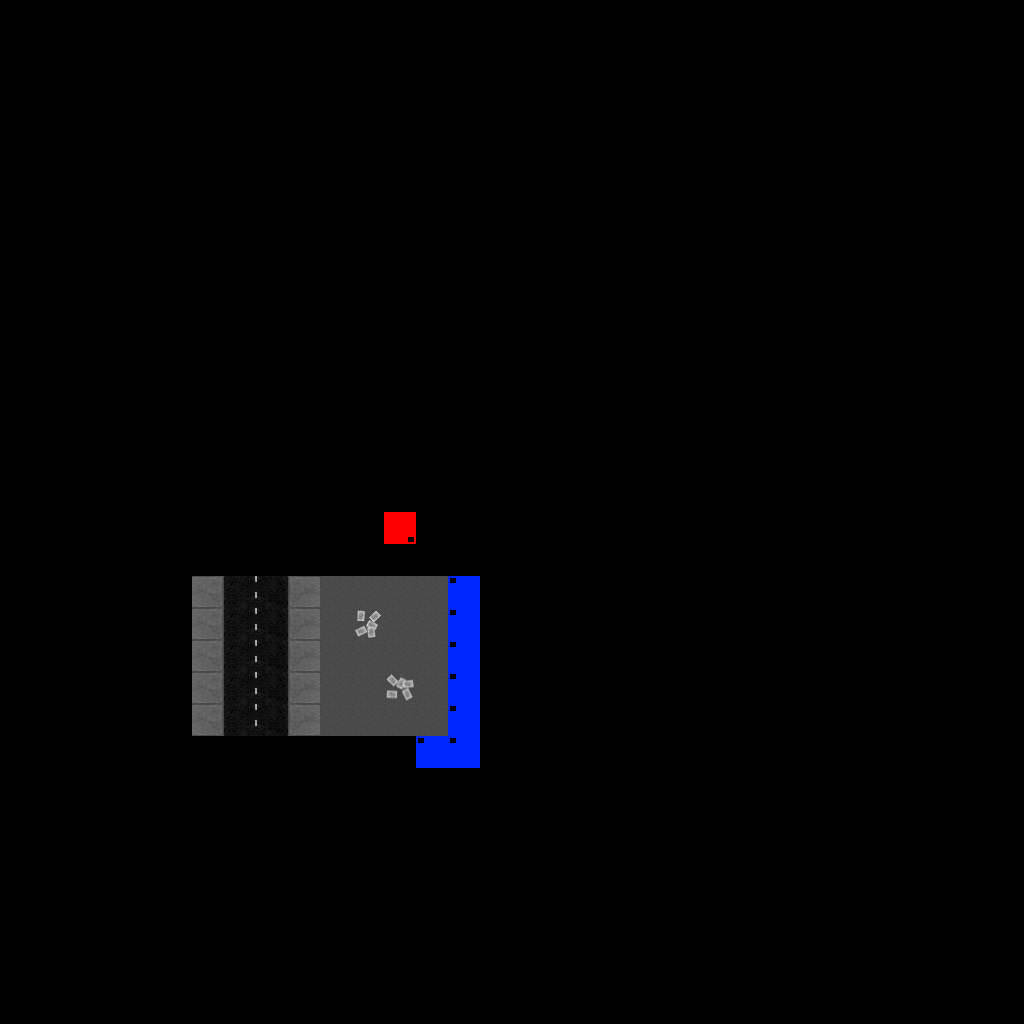

A 2D game scene composited from a Tiled map and its tileset images. What follows is a short description and the map's XML, with each tile layer's data collapsed to a summary:
An orthogonal 32x32 tile map with 32x32 px tiles, 2 tile layers (Tile Layer 1, Tile Layer 2), 2 tilesets and 4 objects (2x Wall, 2x Prop).

<map version="1.0" orientation="orthogonal" width="32" height="32" tilewidth="32" tileheight="32">
 <tileset firstgid="1" name="sampleTileSet" tilewidth="32" tileheight="32">
  <image source="sampleTileSet.png" width="128" height="128" />
 </tileset>
 <tileset firstgid="17" name="tilesheet" tilewidth="32" tileheight="32">
  <image source="tilesheet.png" width="160" height="320" />
 </tileset>
 <layer name="Tile Layer 1" width="32" height="32">
  <data>[1024 cells, 47 non-empty, 8 distinct tile ids]</data>
 </layer>
 <objectgroup name="Wall Layer 1" width="32" height="32">
  <properties>
   <property name="IsWallLayer" value="1" />
  </properties>
  <object type="Wall" x="447" y="575">
   <polyline points="0,0 0,159 -31,159" />
  </object>
  <object type="Wall" x="320" y="700" width="63" height="36" />
 </objectgroup>
 <objectgroup name="Object Layer 1" width="32" height="32">
  <properties>
   <property name="RenderAll" value="1" />
  </properties>
  <object type="Prop" x="591" y="730">
   <properties>
    <property name="PropName" value="samplePropB" />
   </properties>
  </object>
  <object type="Prop" x="662" y="680">
   <properties>
    <property name="PropName" value="samplePropA" />
   </properties>
  </object>
 </objectgroup>
 <layer name="Tile Layer 2" width="32" height="32">
  <data>[1024 cells, 1 non-empty, 1 distinct tile ids]</data>
 </layer>
</map>
